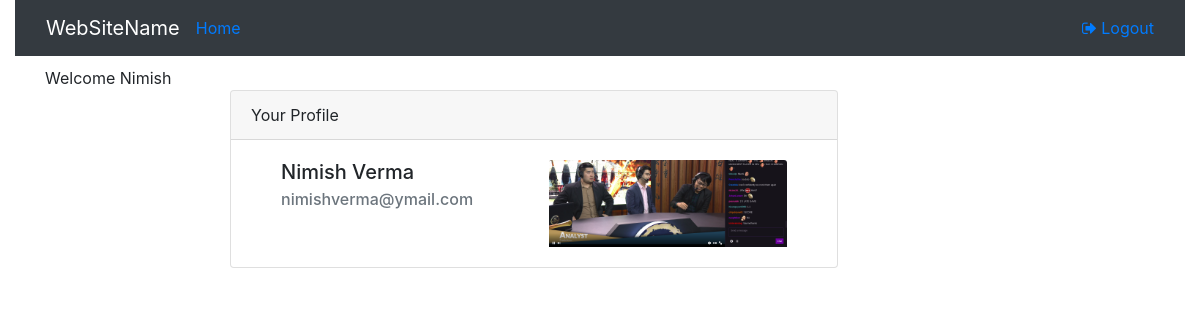
Before: /users/profile/ (signed in) with the older database file.
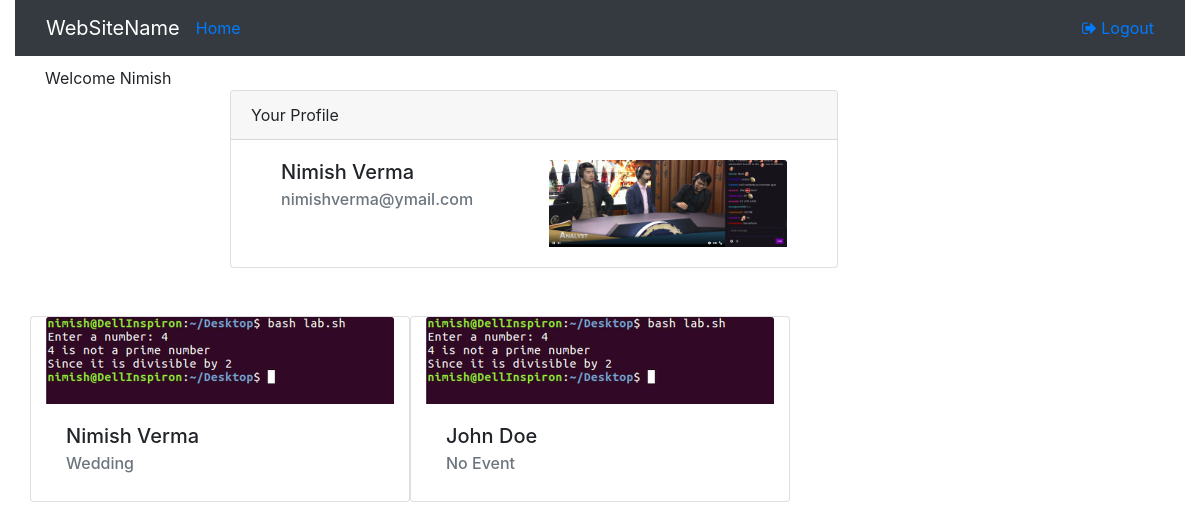
After: the same page with the newer database file.
### users/models.py (models this page shows)
class UserProfile(models.Model):
    user = models.OneToOneField(User)
    profile_image = models.ImageField(upload_to='profile_image', default='profile_image/blank.png')
    def __str__(self):
        return self.user.username

### albums/models.py (models this page shows, shortened)
class People(models.Model):
    name = models.CharField(max_length=30,default='John Doe')
    created_by = models.ForeignKey(User,default=1)
    remind_on = models.DateField()
    event = models.TextField(default='No Event')
    associated_with = models.ManyToManyField(AlbumImage)
    favourite = models.ForeignKey(AlbumImage,related_name='fav',blank=True)
    def __str__(self):
        return self.name

class AlbumImage(models.Model):
    user = models.ForeignKey(User,unique=False)
    image = ProcessedImageField(upload_to='albums', processors=[ResizeToFit(1280)], format='JPEG', options={'quality': 70})
    alt = models.CharField(max_length=255, default=uuid.uuid4)
    created = models.DateTimeField(auto_now_add=True)
    slug = models.SlugField(max_length=70, default=uuid.uuid4, editable=False)
    def __str__(self):
        return self.image.name

### users/views.py (the view)
# urls.py: url(r'profile/$', views.profile, name='profile'),
@login_required
def profile(request):
	user = request.user
	user_id = User.objects.get(username=user).id
	albumimages = AlbumImage.objects.filter(user=user)
	people = People.objects.filter(created_by= user_id)
	args = { 'user' : request.user,'images':albumimages,'people':people}
	print args
	print user_id
	print People.objects.filter(created_by=1)
	return render(request,'profile.html',args)

### users/templates/profile.html (shortened to what this page needs)
{% extends 'base.html' %}
{% load imagekit %}
{% block body %}
<div class="container">
	Welcome {{user.userprofile |title}}
<div class="offset-md-2 card" style="width: 38rem;position:centre">
	 <div class="card-header">
    Your Profile
  </div>
  <div class="card-body" >
    <div class="container">
    	<div class="col-md-6" style="float:left">
    	<h5 class="card-title">{{ user.first_name|title}} {{user.last_name|title}}</h5>
    	<h6 class="card-subtitle mb-2 text-muted">{{user.email}}</h6>
    </div>
    <div class="col-md-6" style="float:right">
  <img class="card-img-top" src= "{{ user.userprofile.profile_image.url }}" width="240">
    </div>
</div>
    </div>
</div>
<br>
<br>
<div class="row">
{% for person in people%}
    <div class="col-md-4 card">
            <img class="card-img-top" src ="{{ person.favourite.image.url }}">
   <div class="card-body">
    <h5 class="card-title">{{ person.name }}</h5>
           <h6 class="card-subtitle mb-2 text-muted">{{ person.event }}</h6>
   </div></div>
    {% endfor %}
</div>
</div>
{% endblock %}

### users/templates/base.html (shortened to what this page needs)
<!DOCTYPE html>
<html>
<head>
<link rel="stylesheet" href="https://stackpath.bootstrapcdn.com/bootstrap/4.1.1/css/bootstrap.min.css">
<link rel="stylesheet" href="https://cdnjs.cloudflare.com/ajax/libs/font-awesome/4.7.0/css/font-awesome.css">
</head>
<body>
<div class="container-fluid" style="margin-bottom:10px"> <nav class="navbar bg-dark navbar-dark">
  <div class="container-fluid">
    <div class="navbar-header">
      <a class="navbar-brand" href="#">WebSiteName</a>
    </div>
    <ul class="navbar-nav mr-auto mt-2 mt-lg-0">
      <li class="active"><a href="#">Home</a></li>
    </ul>
	    {% if  user.is_authenticated %}
	    <ul class="nav navbar-nav navbar-right">
	      <li><a href="/users/logout"><i class="fa fa-sign-out" aria-hidden="true"></i>
</span> Logout</a></li>
	    </ul>
    {% endif%}
    </div>
</nav>
</div>
	{% block body %}
     {% endblock %}
</body>
</html>

Changed rows visible on the page:
added People: favourite.image (picture), name "Nimish Verma", event "Wedding"
added People: favourite.image (picture), name "John Doe", event "No Event"
